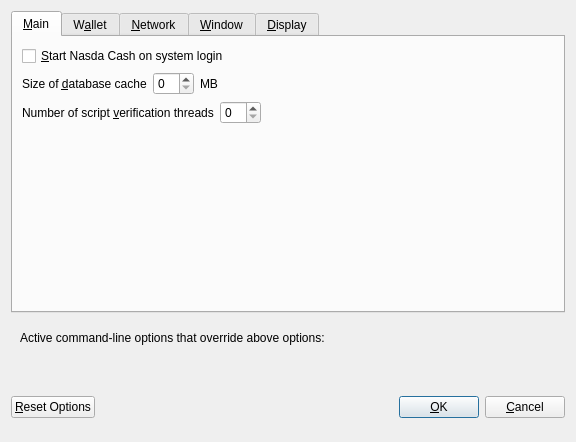
<?xml version="1.0" encoding="UTF-8"?>
<ui version="4.0">
 <class>OptionsDialog</class>
 <widget class="QDialog" name="OptionsDialog">
  <property name="geometry">
   <rect>
    <x>0</x>
    <y>0</y>
    <width>576</width>
    <height>442</height>
   </rect>
  </property>
  <property name="windowTitle">
   <string>Options</string>
  </property>
  <property name="modal">
   <bool>true</bool>
  </property>
  <layout class="QVBoxLayout" name="verticalLayout">
   <item>
    <widget class="QTabWidget" name="tabWidget">
     <property name="currentIndex">
      <number>0</number>
     </property>
     <widget class="QWidget" name="tabMain">
      <attribute name="title">
       <string>&amp;Main</string>
      </attribute>
      <layout class="QVBoxLayout" name="verticalLayout_Main">
       <item>
        <widget class="QCheckBox" name="bitcoinAtStartup">
         <property name="toolTip">
          <string>Automatically start Nasda_Cash after logging in to the system.</string>
         </property>
         <property name="text">
          <string>&amp;Start Nasda Cash on system login</string>
         </property>
        </widget>
       </item>
       <item>
        <layout class="QHBoxLayout" name="horizontalLayout_2_Main">
         <item>
          <widget class="QLabel" name="databaseCacheLabel">
           <property name="text">
            <string>Size of &amp;database cache</string>
           </property>
           <property name="textFormat">
            <enum>Qt::PlainText</enum>
           </property>
           <property name="buddy">
            <cstring>databaseCache</cstring>
           </property>
          </widget>
         </item>
         <item>
          <widget class="QSpinBox" name="databaseCache"/>
         </item>
         <item>
          <widget class="QLabel" name="databaseCacheUnitLabel">
           <property name="text">
            <string>MB</string>
           </property>
           <property name="textFormat">
            <enum>Qt::PlainText</enum>
           </property>
          </widget>
         </item>
         <item>
          <spacer name="horizontalSpacer_2_Main">
           <property name="orientation">
            <enum>Qt::Horizontal</enum>
           </property>
           <property name="sizeHint" stdset="0">
            <size>
             <width>40</width>
             <height>20</height>
            </size>
           </property>
          </spacer>
         </item>
        </layout>
       </item>
       <item>
        <layout class="QHBoxLayout" name="horizontalLayout_3_Main">
         <item>
          <widget class="QLabel" name="threadsScriptVerifLabel">
           <property name="text">
            <string>Number of script &amp;verification threads</string>
           </property>
           <property name="textFormat">
            <enum>Qt::PlainText</enum>
           </property>
           <property name="buddy">
            <cstring>threadsScriptVerif</cstring>
           </property>
          </widget>
         </item>
         <item>
          <widget class="QSpinBox" name="threadsScriptVerif">
           <property name="toolTip">
            <string>(0 = auto, &lt;0 = leave that many cores free)</string>
           </property>
          </widget>
         </item>
         <item>
          <spacer name="horizontalSpacer_3_Main">
           <property name="orientation">
            <enum>Qt::Horizontal</enum>
           </property>
           <property name="sizeHint" stdset="0">
            <size>
             <width>40</width>
             <height>20</height>
            </size>
           </property>
          </spacer>
         </item>
        </layout>
       </item>
       <item>
        <spacer name="verticalSpacer_2">
         <property name="orientation">
          <enum>Qt::Vertical</enum>
         </property>
         <property name="sizeHint" stdset="0">
          <size>
           <width>20</width>
           <height>40</height>
          </size>
         </property>
        </spacer>
       </item>
      </layout>
     </widget>
     <widget class="QWidget" name="tabWallet">
      <attribute name="title">
       <string>W&amp;allet</string>
      </attribute>
      <layout class="QVBoxLayout" name="verticalLayout_Wallet">
       <item>
        <layout class="QHBoxLayout" name="horizontalLayout_2_Wallet">
         <item>
          <widget class="QLabel" name="labelStakeSplitThresholdText">
           <property name="text">
            <string>Stake split threshold:</string>
           </property>
          </widget>
         </item>
         <item>
          <widget class="QSpinBox" name="spinBoxStakeSplitThreshold">
           <property name="minimum">
            <number>1</number>
           </property>
           <property name="maximum">
            <number>999999</number>
           </property>
          </widget>
         </item>
        </layout>
       </item>
       <item>
        <widget class="QGroupBox" name="groupBox">
         <property name="title">
          <string>Expert</string>
         </property>
         <layout class="QVBoxLayout" name="verticalLayout_2">
          <item>
           <widget class="QCheckBox" name="coinControlFeatures">
            <property name="toolTip">
             <string>Whether to show coin control features or not.</string>
            </property>
            <property name="text">
             <string>Enable coin &amp;control features</string>
            </property>
           </widget>
          </item>
          <item>
           <widget class="QCheckBox" name="showMasternodesTab">
            <property name="toolTip">
             <string>Show additional tab listing all your masternodes in first sub-tab&lt;br/&gt;and all masternodes on the network in second sub-tab.</string>
            </property>
            <property name="text">
             <string>Show Masternodes Tab</string>
            </property>
           </widget>
          </item>
          <item>
           <widget class="QCheckBox" name="spendZeroConfChange">
            <property name="toolTip">
             <string>If you disable the spending of unconfirmed change, the change from a transaction&lt;br/&gt;cannot be used until that transaction has at least one confirmation.&lt;br/&gt;This also affects how your balance is computed.</string>
            </property>
            <property name="text">
             <string>&amp;Spend unconfirmed change</string>
            </property>
           </widget>
          </item>
         </layout>
        </widget>
       </item>
       <item>
        <spacer name="verticalSpacer_Wallet">
         <property name="orientation">
          <enum>Qt::Vertical</enum>
         </property>
         <property name="sizeHint" stdset="0">
          <size>
           <width>20</width>
           <height>40</height>
          </size>
         </property>
        </spacer>
       </item>
      </layout>
     </widget>
     <widget class="QWidget" name="tabNetwork">
      <attribute name="title">
       <string>&amp;Network</string>
      </attribute>
      <layout class="QVBoxLayout" name="verticalLayout_Network">
       <item>
        <widget class="QCheckBox" name="mapPortUpnp">
         <property name="toolTip">
          <string>Automatically open the Nasda_Cash client port on the router. This only works when your router supports UPnP and it is enabled.</string>
         </property>
         <property name="text">
          <string>Map port using &amp;UPnP</string>
         </property>
        </widget>
       </item>
       <item>
        <widget class="QCheckBox" name="allowIncoming">
         <property name="toolTip">
          <string>Accept connections from outside</string>
         </property>
         <property name="text">
          <string>Allow incoming connections</string>
         </property>
        </widget>
       </item>
       <item>
        <widget class="QCheckBox" name="connectSocks">
         <property name="toolTip">
          <string>Connect to the Nasda_Cash network through a SOCKS5 proxy.</string>
         </property>
         <property name="text">
          <string>&amp;Connect through SOCKS5 proxy (default proxy):</string>
         </property>
        </widget>
       </item>
       <item>
        <layout class="QHBoxLayout" name="horizontalLayout_1_Network">
         <item>
          <widget class="QLabel" name="proxyIpLabel">
           <property name="text">
            <string>Proxy &amp;IP:</string>
           </property>
           <property name="textFormat">
            <enum>Qt::PlainText</enum>
           </property>
           <property name="buddy">
            <cstring>proxyIp</cstring>
           </property>
          </widget>
         </item>
         <item>
          <widget class="QValidatedLineEdit" name="proxyIp">
           <property name="minimumSize">
            <size>
             <width>140</width>
             <height>0</height>
            </size>
           </property>
           <property name="maximumSize">
            <size>
             <width>140</width>
             <height>16777215</height>
            </size>
           </property>
           <property name="toolTip">
            <string>IP address of the proxy (e.g. IPv4: 127.0.0.1 / IPv6: ::1)</string>
           </property>
          </widget>
         </item>
         <item>
          <widget class="QLabel" name="proxyPortLabel">
           <property name="text">
            <string>&amp;Port:</string>
           </property>
           <property name="textFormat">
            <enum>Qt::PlainText</enum>
           </property>
           <property name="buddy">
            <cstring>proxyPort</cstring>
           </property>
          </widget>
         </item>
         <item>
          <widget class="QLineEdit" name="proxyPort">
           <property name="minimumSize">
            <size>
             <width>55</width>
             <height>0</height>
            </size>
           </property>
           <property name="maximumSize">
            <size>
             <width>55</width>
             <height>16777215</height>
            </size>
           </property>
           <property name="toolTip">
            <string>Port of the proxy (e.g. 9050)</string>
           </property>
          </widget>
         </item>
         <item>
          <spacer name="horizontalSpacer_1_Network">
           <property name="orientation">
            <enum>Qt::Horizontal</enum>
           </property>
           <property name="sizeHint" stdset="0">
            <size>
             <width>40</width>
             <height>20</height>
            </size>
           </property>
          </spacer>
         </item>
        </layout>
       </item>
       <item>
        <spacer name="verticalSpacer_Network">
         <property name="orientation">
          <enum>Qt::Vertical</enum>
         </property>
         <property name="sizeHint" stdset="0">
          <size>
           <width>20</width>
           <height>40</height>
          </size>
         </property>
        </spacer>
       </item>
      </layout>
     </widget>
     <widget class="QWidget" name="tabWindow">
      <attribute name="title">
       <string>&amp;Window</string>
      </attribute>
      <layout class="QVBoxLayout" name="verticalLayout_Window">
       <item>
        <widget class="QCheckBox" name="minimizeToTray">
         <property name="toolTip">
          <string>Show only a tray icon after minimizing the window.</string>
         </property>
         <property name="text">
          <string>&amp;Minimize to the tray instead of the taskbar</string>
         </property>
        </widget>
       </item>
       <item>
        <widget class="QCheckBox" name="minimizeOnClose">
         <property name="toolTip">
          <string>Minimize instead of exit the application when the window is closed. When this option is enabled, the application will be closed only after selecting Quit in the menu.</string>
         </property>
         <property name="text">
          <string>M&amp;inimize on close</string>
         </property>
        </widget>
       </item>
       <item>
        <spacer name="verticalSpacer_Window">
         <property name="orientation">
          <enum>Qt::Vertical</enum>
         </property>
         <property name="sizeHint" stdset="0">
          <size>
           <width>20</width>
           <height>40</height>
          </size>
         </property>
        </spacer>
       </item>
      </layout>
     </widget>
     <widget class="QWidget" name="tabDisplay">
      <attribute name="title">
       <string>&amp;Display</string>
      </attribute>
      <layout class="QVBoxLayout" name="verticalLayout_Display">
       <item>
        <layout class="QHBoxLayout" name="horizontalLayout_1_Display">
         <item>
          <widget class="QLabel" name="langLabel">
           <property name="text">
            <string>User Interface &amp;language:</string>
           </property>
           <property name="textFormat">
            <enum>Qt::PlainText</enum>
           </property>
           <property name="buddy">
            <cstring>lang</cstring>
           </property>
          </widget>
         </item>
         <item>
          <widget class="QValueComboBox" name="lang">
           <property name="toolTip">
            <string>The user interface language can be set here. This setting will take effect after restarting Nasda_Cash.</string>
           </property>
          </widget>
         </item>
        </layout>
       </item>
       <item>
        <widget class="QLabel" name="label_3">
         <property name="toolTip">
          <string notr="true"/>
         </property>
         <property name="statusTip">
          <string notr="true"/>
         </property>
         <property name="whatsThis">
          <string notr="true"/>
         </property>
         <property name="accessibleName">
          <string notr="true"/>
         </property>
         <property name="text">
          <string>Language missing or translation incomplete? Help contributing translations here:
https://www.transifex.com/nasdacash-project/nasdacash-project-translations</string>
         </property>
         <property name="wordWrap">
          <bool>true</bool>
         </property>
         <property name="openExternalLinks">
          <bool>true</bool>
         </property>
         <property name="textInteractionFlags">
          <set>Qt::TextBrowserInteraction</set>
         </property>
        </widget>
       </item>
       <item>
        <layout class="QHBoxLayout" name="horizontalLayout_2_Display" stretch="0,0">
         <item>
          <widget class="QLabel" name="themeLabel">
           <property name="text">
            <string>User Interface Theme:</string>
           </property>
          </widget>
         </item>
         <item>
          <widget class="QValueComboBox" name="theme"/>
         </item>
        </layout>
       </item>
       <item>
        <widget class="QWidget" name="verticalnasdacashDisplayWidget" native="true">
         <layout class="QVBoxLayout" name="verticalnasdacashDisplayLayout">
          <property name="margin">
           <number>0</number>
          </property>
          <item>
           <widget class="Line" name="line">
            <property name="orientation">
             <enum>Qt::Horizontal</enum>
            </property>
           </widget>
          </item>
          <item>
           <layout class="QHBoxLayout" name="horizontalLayout_3_Display">
            <item>
             <widget class="QLabel" name="unitLabel">
              <property name="text">
               <string>Unit to show amounts in:</string>
              </property>
              <property name="textFormat">
               <enum>Qt::PlainText</enum>
              </property>
             </widget>
            </item>
            <item>
             <widget class="QValueComboBox" name="unit">
              <property name="toolTip">
               <string>Choose the default subdivision unit to show in the interface and when sending coins.</string>
              </property>
             </widget>
            </item>
           </layout>
          </item>
          <item>
           <layout class="QHBoxLayout" name="horizontalLayout_4_Display">
            <item>
             <widget class="QLabel" name="digitsLabel">
              <property name="text">
               <string>Decimal digits</string>
              </property>
             </widget>
            </item>
            <item>
             <widget class="QValueComboBox" name="digits"/>
            </item>
           </layout>
          </item>
          <item>
           <layout class="QHBoxLayout" name="horizontalLayout_5_Display">
            <item>
             <widget class="QCheckBox" name="checkBoxHideZeroBalances">
              <property name="toolTip">
               <string>Hide empty balances</string>
              </property>
              <property name="layoutDirection">
               <enum>Qt::LeftToRight</enum>
              </property>
              <property name="text">
               <string>Hide empty balances</string>
              </property>
             </widget>
            </item>
            <item>
             <widget class="QCheckBox" name="checkBoxHideOrphans">
              <property name="toolTip">
               <string>Hide orphan stakes in transaction lists</string>
              </property>
              <property name="text">
               <string>Hide orphan stakes</string>
              </property>
             </widget>
            </item>
            <item>
             <spacer name="horizontalSpacer">
              <property name="orientation">
               <enum>Qt::Horizontal</enum>
              </property>
              <property name="sizeHint" stdset="0">
               <size>
                <width>40</width>
                <height>20</height>
               </size>
              </property>
             </spacer>
            </item>
           </layout>
          </item>
          <item>
           <layout class="QHBoxLayout" name="horizontalLayout_6_Display">
            <item>
             <widget class="QLabel" name="thirdPartyTxUrlsLabel">
              <property name="toolTip">
               <string>Third party URLs (e.g. a block explorer) that appear in the transactions tab as context menu items. %s in the URL is replaced by transaction hash. Multiple URLs are separated by vertical bar |.</string>
              </property>
              <property name="text">
               <string>Third party transaction URLs</string>
              </property>
             </widget>
            </item>
            <item>
             <widget class="QLineEdit" name="thirdPartyTxUrls">
              <property name="toolTip">
               <string>Third party URLs (e.g. a block explorer) that appear in the transactions tab as context menu items. %s in the URL is replaced by transaction hash. Multiple URLs are separated by vertical bar |.</string>
              </property>
             </widget>
            </item>
           </layout>
          </item>
         </layout>
        </widget>
       </item>
       <item>
        <spacer name="verticalSpacer">
         <property name="orientation">
          <enum>Qt::Vertical</enum>
         </property>
         <property name="sizeHint" stdset="0">
          <size>
           <width>20</width>
           <height>40</height>
          </size>
         </property>
        </spacer>
       </item>
      </layout>
     </widget>
    </widget>
   </item>
   <item>
    <widget class="QFrame" name="frame">
     <layout class="QVBoxLayout" name="verticalLayout_Bottom">
      <item>
       <layout class="QHBoxLayout" name="horizontalLayout_Bottom">
        <item>
         <widget class="QLabel" name="overriddenByCommandLineInfoLabel">
          <property name="text">
           <string>Active command-line options that override above options:</string>
          </property>
          <property name="textFormat">
           <enum>Qt::PlainText</enum>
          </property>
         </widget>
        </item>
        <item>
         <spacer name="horizontalSpacer_Bottom">
          <property name="orientation">
           <enum>Qt::Horizontal</enum>
          </property>
          <property name="sizeHint" stdset="0">
           <size>
            <width>40</width>
            <height>20</height>
           </size>
          </property>
         </spacer>
        </item>
       </layout>
      </item>
      <item>
       <widget class="QLabel" name="overriddenByCommandLineLabel">
        <property name="text">
         <string/>
        </property>
        <property name="textFormat">
         <enum>Qt::PlainText</enum>
        </property>
        <property name="wordWrap">
         <bool>true</bool>
        </property>
       </widget>
      </item>
     </layout>
    </widget>
   </item>
   <item>
    <layout class="QHBoxLayout" name="horizontalLayout_Buttons">
     <item>
      <widget class="QPushButton" name="resetButton">
       <property name="toolTip">
        <string>Reset all client options to default.</string>
       </property>
       <property name="text">
        <string>&amp;Reset Options</string>
       </property>
       <property name="autoDefault">
        <bool>false</bool>
       </property>
      </widget>
     </item>
     <item>
      <spacer name="horizontalSpacer_1">
       <property name="orientation">
        <enum>Qt::Horizontal</enum>
       </property>
       <property name="sizeHint" stdset="0">
        <size>
         <width>40</width>
         <height>48</height>
        </size>
       </property>
      </spacer>
     </item>
     <item>
      <widget class="QLabel" name="statusLabel">
       <property name="minimumSize">
        <size>
         <width>200</width>
         <height>0</height>
        </size>
       </property>
       <property name="font">
        <font>
         <weight>75</weight>
         <bold>true</bold>
        </font>
       </property>
       <property name="text">
        <string/>
       </property>
       <property name="textFormat">
        <enum>Qt::PlainText</enum>
       </property>
       <property name="wordWrap">
        <bool>true</bool>
       </property>
      </widget>
     </item>
     <item>
      <spacer name="horizontalSpacer_2">
       <property name="orientation">
        <enum>Qt::Horizontal</enum>
       </property>
       <property name="sizeHint" stdset="0">
        <size>
         <width>40</width>
         <height>48</height>
        </size>
       </property>
      </spacer>
     </item>
     <item>
      <widget class="QPushButton" name="okButton">
       <property name="text">
        <string>&amp;OK</string>
       </property>
       <property name="autoDefault">
        <bool>false</bool>
       </property>
       <property name="default">
        <bool>true</bool>
       </property>
      </widget>
     </item>
     <item>
      <widget class="QPushButton" name="cancelButton">
       <property name="text">
        <string>&amp;Cancel</string>
       </property>
       <property name="autoDefault">
        <bool>false</bool>
       </property>
      </widget>
     </item>
    </layout>
   </item>
  </layout>
 </widget>
 <customwidgets>
  <customwidget>
   <class>QValidatedLineEdit</class>
   <extends>QLineEdit</extends>
   <header>qvalidatedlineedit.h</header>
  </customwidget>
  <customwidget>
   <class>QValueComboBox</class>
   <extends>QComboBox</extends>
   <header>qvaluecombobox.h</header>
  </customwidget>
 </customwidgets>
 <resources/>
 <connections/>
</ui>
